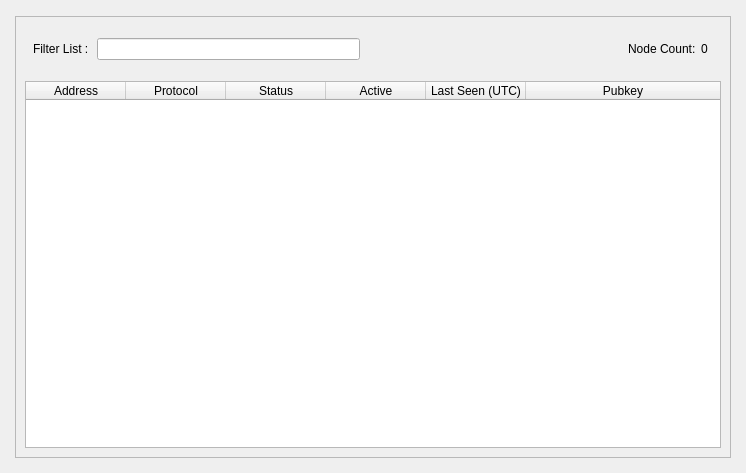
<?xml version="1.0" encoding="UTF-8"?>
<ui version="4.0">
 <class>MasternodeListAll</class>
 <widget class="QWidget" name="MasternodeListAll">
  <property name="geometry">
   <rect>
    <x>0</x>
    <y>0</y>
    <width>746</width>
    <height>473</height>
   </rect>
  </property>
  <property name="windowTitle">
   <string>Form</string>
  </property>
  <layout class="QVBoxLayout" name="verticalLayout_3">
   <property name="leftMargin">
    <number>10</number>
   </property>
   <property name="topMargin">
    <number>10</number>
   </property>
   <property name="rightMargin">
    <number>8</number>
   </property>
   <property name="bottomMargin">
    <number>8</number>
   </property>
   <item>
    <layout class="QVBoxLayout" name="verticalLayout">
     <property name="leftMargin">
      <number>5</number>
     </property>
     <property name="topMargin">
      <number>6</number>
     </property>
     <property name="rightMargin">
      <number>7</number>
     </property>
     <property name="bottomMargin">
      <number>7</number>
     </property>
     <item>
      <widget class="QFrame" name="frameList">
       <property name="frameShape">
        <enum>QFrame::StyledPanel</enum>
       </property>
       <property name="frameShadow">
        <enum>QFrame::Raised</enum>
       </property>
       <layout class="QVBoxLayout" name="verticalLayout_2">
        <property name="spacing">
         <number>5</number>
        </property>
        <item>
         <layout class="QHBoxLayout" name="horizontalLayout_3">
          <property name="leftMargin">
           <number>8</number>
          </property>
          <property name="topMargin">
           <number>12</number>
          </property>
          <property name="rightMargin">
           <number>13</number>
          </property>
          <property name="bottomMargin">
           <number>16</number>
          </property>
          <item>
           <widget class="QLabel" name="label_filter">
            <property name="text">
             <string>Filter List : </string>
            </property>
           </widget>
          </item>
          <item>
           <widget class="QLineEdit" name="filterLineEdit">
            <property name="toolTip">
             <string>Filter masternode list</string>
            </property>
           </widget>
          </item>
          <item>
           <spacer name="horizontalSpacer_3">
            <property name="orientation">
             <enum>Qt::Horizontal</enum>
            </property>
            <property name="sizeHint" stdset="0">
             <size>
              <width>10</width>
              <height>20</height>
             </size>
            </property>
           </spacer>
          </item>
          <item>
           <widget class="QLabel" name="label_count">
            <property name="text">
             <string>Node Count:</string>
            </property>
           </widget>
          </item>
          <item>
           <widget class="QLabel" name="countLabel">
            <property name="text">
             <string>0</string>
            </property>
           </widget>
          </item>
         </layout>
        </item>
        <item>
         <layout class="QHBoxLayout" name="horizontalLayout">
          <item>
           <widget class="QTableWidget" name="tableWidgetMasternodes">
            <property name="palette">
             <palette>
              <active>
               <colorrole role="Text">
                <brush brushstyle="SolidPattern">
                 <color alpha="255">
                  <red>51</red>
                  <green>51</green>
                  <blue>51</blue>
                 </color>
                </brush>
               </colorrole>
              </active>
              <inactive>
               <colorrole role="Text">
                <brush brushstyle="SolidPattern">
                 <color alpha="255">
                  <red>51</red>
                  <green>51</green>
                  <blue>51</blue>
                 </color>
                </brush>
               </colorrole>
              </inactive>
              <disabled>
               <colorrole role="Text">
                <brush brushstyle="SolidPattern">
                 <color alpha="255">
                  <red>85</red>
                  <green>85</green>
                  <blue>85</blue>
                 </color>
                </brush>
               </colorrole>
              </disabled>
             </palette>
            </property>
            <property name="editTriggers">
             <set>QAbstractItemView::NoEditTriggers</set>
            </property>
            <property name="alternatingRowColors">
             <bool>true</bool>
            </property>
            <property name="selectionBehavior">
             <enum>QAbstractItemView::SelectRows</enum>
            </property>
            <property name="sortingEnabled">
             <bool>true</bool>
            </property>
            <attribute name="horizontalHeaderStretchLastSection">
             <bool>true</bool>
            </attribute>
            <attribute name="verticalHeaderVisible">
             <bool>false</bool>
            </attribute>
            <column>
             <property name="text">
              <string>Address</string>
             </property>
            </column>
            <column>
             <property name="text">
              <string>Protocol</string>
             </property>
            </column>
            <column>
             <property name="text">
              <string>Status</string>
             </property>
            </column>
            <column>
             <property name="text">
              <string>Active</string>
             </property>
            </column>
            <column>
             <property name="text">
              <string>Last Seen (UTC)</string>
             </property>
            </column>
            <column>
             <property name="text">
              <string>Pubkey</string>
             </property>
            </column>
           </widget>
          </item>
         </layout>
        </item>
       </layout>
       <zorder></zorder>
       <zorder></zorder>
      </widget>
     </item>
    </layout>
   </item>
  </layout>
 </widget>
 <resources/>
 <connections/>
</ui>
